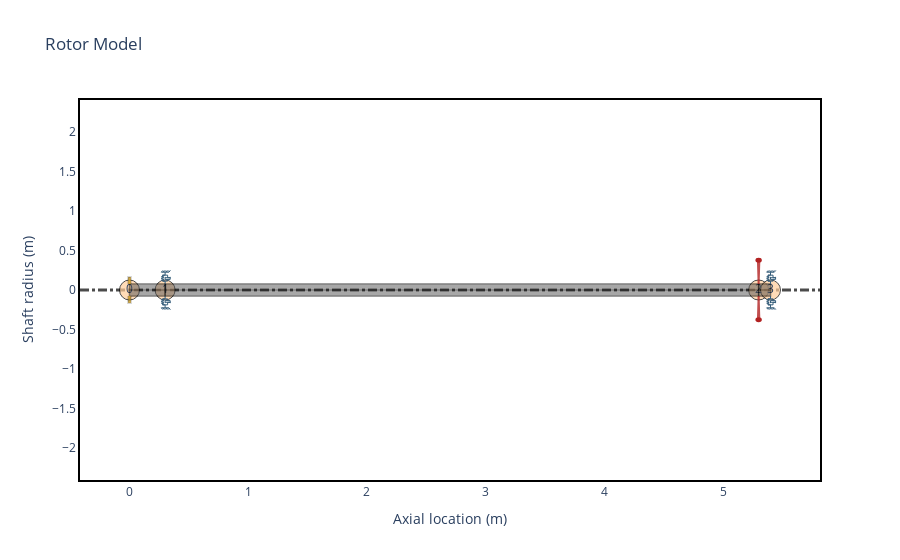

The cell this chart's notebook holds for it:
### Markdown cell above
#### 2.1.3 Creating the driven rotor

### Code cell
# Creating rotor 2

L2 = [0.3, 5, 0.1]
d2 = [0.15, 0.15, 0.15]
shaft2 = [
    rs.ShaftElement(
        L=L2[i],
        idl=0.0,
        odl=d2[i],
        material=material,
        shear_effects=True,
        rotary_inertia=True,
        gyroscopic=True,
    )
    for i in range(len(L2))
]

base_radius = 0.03567
gear2 = rs.GearElement(
    n=0,
    m=5,
    Id=0.002,
    Ip=0.004,
    base_diameter=base_radius * 2,
    pressure_angle=pressure_angle,
)
turbine = rs.DiskElement(n=2, m=7.45, Id=0.0745, Ip=0.149)

bearing3 = rs.BearingElement(n=1, kxx=10.1e6, kyy=41.6e6, cxx=3e3)
bearing4 = rs.BearingElement(n=3, kxx=10.1e6, kyy=41.6e6, cxx=3e3)

rotor2 = rs.Rotor(
    shaft2,
    [gear2, turbine],
    [bearing3, bearing4],
)

rotor2.plot_rotor()

### Figure 1 — Plotly figure (JSON) as saved in the notebook; plotly's stock layout.template omitted (floating-point values rounded to 4 significant figures)
{"data": [{"hoverinfo": "none", "marker": {"color": "#ffcc99", "line": {"color": "black", "width": 1}, "opacity": 0.7, "size": 20}, "mode": "markers+text", "showlegend": false, "text": ["0", "1", "2", "3"], "type": "scatter", "x": [0, 0.3, 5.3, 5.4], "y": [0, 0, 0, 0]}, {"customdata": [[0, 0.15, 0, 0.15, 0, 0.3, "mat_steel"], [0, 0.15, 0, 0.15, 0, 0.3, "mat_steel"], [0, 0.15, 0, 0.15, 0, 0.3, "mat_steel"], [0, 0.15, 0, 0.15, 0, 0.3, "mat_steel"], [0, 0.15, 0, 0.15, 0, 0.3, "mat_steel"], [0, 0.15, 0, 0.15, 0, 0.3, "mat_steel"], [0, 0.15, 0, 0.15, 0, 0.3, "mat_steel"], [0, 0.15, 0, 0.15, 0, 0.3, "mat_steel"], [0, 0.15, 0, 0.15, 0, 0.3, "mat_steel"], [0, 0.15, 0, 0.15, 0, 0.3, "mat_steel"]], "fill": "toself", "fillcolor": "#525252", "hoverinfo": "text", "hoverlabel": {"bgcolor": "#525252"}, "hoveron": "points+fills", "hovertemplate": "Element Number: 0<br>Left Outer Diameter: 0.15 m<br>Left Inner Diameter: 0.0 m<br>Right Outer Diameter: 0.15 m<br>Right Inner Diameter: 0.0 m<br>Element Length: 0.3 m<br>Material: mat_steel<br>", "legendgroup": "Shaft", "line": {"color": "black", "width": 1.5}, "mode": "lines", "name": "Shaft Element 0", "opacity": 0.5, "showlegend": false, "text": "Element Number: 0<br>Left Outer Diameter: 0.15 m<br>Left Inner Diameter: 0.0 m<br>Right Outer Diameter: 0.15 m<br>Right Inner Diameter: 0.0 m<br>Element Length: 0.3 m<br>Material: mat_steel<br>", "type": "scatter", "x": [0, 0, 0.3, 0.3, 0, 0, 0, 0.3, 0.3, 0], "y": [0, 0.075, 0.075, 0, 0, 0, -0.075, -0.075, 0, 0]}, {"customdata": [[1, 0.15, 0, 0.15, 0, 5, "mat_steel"], [1, 0.15, 0, 0.15, 0, 5, "mat_steel"], [1, 0.15, 0, 0.15, 0, 5, "mat_steel"], [1, 0.15, 0, 0.15, 0, 5, "mat_steel"], [1, 0.15, 0, 0.15, 0, 5, "mat_steel"], [1, 0.15, 0, 0.15, 0, 5, "mat_steel"], [1, 0.15, 0, 0.15, 0, 5, "mat_steel"], [1, 0.15, 0, 0.15, 0, 5, "mat_steel"], [1, 0.15, 0, 0.15, 0, 5, "mat_steel"], [1, 0.15, 0, 0.15, 0, 5, "mat_steel"]], "fill": "toself", "fillcolor": "#525252", "hoverinfo": "text", "hoverlabel": {"bgcolor": "#525252"}, "hoveron": "points+fills", "hovertemplate": "Element Number: 1<br>Left Outer Diameter: 0.15 m<br>Left Inner Diameter: 0.0 m<br>Right Outer Diameter: 0.15 m<br>Right Inner Diameter: 0.0 m<br>Element Length: 5.0 m<br>Material: mat_steel<br>", "legendgroup": "Shaft", "line": {"color": "black", "width": 1.5}, "mode": "lines", "name": "Shaft Element 1", "opacity": 0.5, "showlegend": false, "text": "Element Number: 1<br>Left Outer Diameter: 0.15 m<br>Left Inner Diameter: 0.0 m<br>Right Outer Diameter: 0.15 m<br>Right Inner Diameter: 0.0 m<br>Element Length: 5.0 m<br>Material: mat_steel<br>", "type": "scatter", "x": [0.3, 0.3, 5.3, 5.3, 0.3, 0.3, 0.3, 5.3, 5.3, 0.3], "y": [0, 0.075, 0.075, 0, 0, 0, -0.075, -0.075, 0, 0]}, {"customdata": [[2, 0.15, 0, 0.15, 0, 0.1, "mat_steel"], [2, 0.15, 0, 0.15, 0, 0.1, "mat_steel"], [2, 0.15, 0, 0.15, 0, 0.1, "mat_steel"], [2, 0.15, 0, 0.15, 0, 0.1, "mat_steel"], [2, 0.15, 0, 0.15, 0, 0.1, "mat_steel"], [2, 0.15, 0, 0.15, 0, 0.1, "mat_steel"], [2, 0.15, 0, 0.15, 0, 0.1, "mat_steel"], [2, 0.15, 0, 0.15, 0, 0.1, "mat_steel"], [2, 0.15, 0, 0.15, 0, 0.1, "mat_steel"], [2, 0.15, 0, 0.15, 0, 0.1, "mat_steel"]], "fill": "toself", "fillcolor": "#525252", "hoverinfo": "text", "hoverlabel": {"bgcolor": "#525252"}, "hoveron": "points+fills", "hovertemplate": "Element Number: 2<br>Left Outer Diameter: 0.15 m<br>Left Inner Diameter: 0.0 m<br>Right Outer Diameter: 0.15 m<br>Right Inner Diameter: 0.0 m<br>Element Length: 0.1 m<br>Material: mat_steel<br>", "legendgroup": "Shaft", "line": {"color": "black", "width": 1.5}, "mode": "lines", "name": "Shaft Element 2", "opacity": 0.5, "showlegend": false, "text": "Element Number: 2<br>Left Outer Diameter: 0.15 m<br>Left Inner Diameter: 0.0 m<br>Right Outer Diameter: 0.15 m<br>Right Inner Diameter: 0.0 m<br>Element Length: 0.1 m<br>Material: mat_steel<br>", "type": "scatter", "x": [5.3, 5.3, 5.4, 5.4, 5.3, 5.3, 5.3, 5.4, 5.4, 5.3], "y": [0, 0.075, 0.075, 0, 0, 0, -0.075, -0.075, 0, 0]}, {"customdata": [[0, 0.004, 0.002, 5, 0.07134], [0, 0.004, 0.002, 5, 0.07134], [0, 0.004, 0.002, 5, 0.07134], [0, 0.004, 0.002, 5, 0.07134], [0, 0.004, 0.002, 5, 0.07134], [0, 0.004, 0.002, 5, 0.07134], [0, 0.004, 0.002, 5, 0.07134], [0, 0.004, 0.002, 5, 0.07134], [0, 0.004, 0.002, 5, 0.07134]], "fill": "toself", "fillcolor": "Goldenrod", "fillpattern": {"bgcolor": "Goldenrod", "fgcolor": "rgba(0, 0, 0, 0.2)", "shape": "/"}, "hoverinfo": "text", "hoverlabel": {"bgcolor": "Goldenrod"}, "hoveron": "points+fills", "hovertemplate": "Gear Node: 0<br>Polar Inertia: 4.000e-03<br>Diametral Inertia: 2.000e-03<br>Gear Mass: 5.000<br>Gear Base Diam.: 0.071<br>", "legendgroup": "gears", "line": {"color": "rgba(0, 0, 0, 0.2)", "width": 2}, "mode": "lines", "name": "Gear 0", "opacity": 0.8, "showlegend": false, "text": "Gear Node: 0<br>Polar Inertia: 4.000e-03<br>Diametral Inertia: 2.000e-03<br>Gear Mass: 5.000<br>Gear Base Diam.: 0.071<br>", "type": "scatter", "x": [0.012, 0.012, -0.012, -0.012, null, 0.012, 0.012, -0.012, -0.012], "y": [0.075, 0.1642, 0.1642, 0.075, null, -0.075, -0.1642, -0.1642, -0.075]}, {"customdata": [[2, 0.149, 0.0745, 7.45], [2, 0.149, 0.0745, 7.45], [2, 0.149, 0.0745, 7.45], [2, 0.149, 0.0745, 7.45], [2, 0.149, 0.0745, 7.45], [2, 0.149, 0.0745, 7.45], [2, 0.149, 0.0745, 7.45], [2, 0.149, 0.0745, 7.45], [2, 0.149, 0.0745, 7.45]], "fill": "toself", "fillcolor": "Firebrick", "hoverinfo": "text", "hoverlabel": {"bgcolor": "Firebrick"}, "hoveron": "points+fills", "hovertemplate": "Disk Node: 2<br>Polar Inertia: 1.490e-01<br>Diametral Inertia: 7.450e-02<br>Disk mass: 7.450<br>", "legendgroup": "disks", "line": {"color": "Firebrick", "width": 2}, "mode": "lines", "name": "Disk 1", "opacity": 0.8, "showlegend": false, "text": "Disk Node: 2<br>Polar Inertia: 1.490e-01<br>Diametral Inertia: 7.450e-02<br>Disk mass: 7.450<br>", "type": "scatter", "x": [5.3, 5.306, 5.294, 5.3, null, 5.3, 5.306, 5.294, 5.3], "y": [0.075, 0.375, 0.375, 0.075, null, -0.075, -0.375, -0.375, -0.075]}, {"hoverinfo": "none", "legendgroup": "bearings", "line": {"color": "#355d7a", "width": 1}, "mode": "lines", "name": "Bearing 0", "showlegend": false, "type": "scatter", "x": [0.3, 0.3, 0.2786, 0.3214], "y": [0.075, 0.1125, 0.1125, 0.1125]}, {"hoverinfo": "none", "legendgroup": "bearings", "line": {"color": "#355d7a", "width": 1}, "mode": "lines", "name": "Bearing 0", "showlegend": false, "type": "scatter", "x": [0.3, 0.3, 0.2786, 0.3214], "y": [-0.075, -0.1125, -0.1125, -0.1125]}, {"hoverinfo": "none", "legendgroup": "bearings", "line": {"color": "#355d7a", "width": 1}, "mode": "lines", "name": "Bearing 0", "showlegend": false, "type": "scatter", "x": [0.3, 0.3, 0.2786, 0.3214], "y": [0.225, 0.1875, 0.1875, 0.1875]}, {"hoverinfo": "none", "legendgroup": "bearings", "line": {"color": "#355d7a", "width": 1}, "mode": "lines", "name": "Bearing 0", "showlegend": false, "type": "scatter", "x": [0.3, 0.3, 0.2786, 0.3214], "y": [-0.225, -0.1875, -0.1875, -0.1875]}, {"hoverinfo": "none", "legendgroup": "bearings", "line": {"color": "#355d7a", "width": 1}, "mode": "lines", "name": "Bearing 0", "showlegend": false, "type": "scatter", "x": [0.2679, 0.3321], "y": [0.225, 0.225]}, {"hoverinfo": "none", "legendgroup": "bearings", "line": {"color": "#355d7a", "width": 1}, "mode": "lines", "name": "Bearing 0", "showlegend": false, "type": "scatter", "x": [0.2679, 0.3321], "y": [-0.225, -0.225]}, {"hoverinfo": "none", "legendgroup": "bearings", "line": {"color": "#355d7a", "width": 1}, "mode": "lines", "name": "Bearing 0", "showlegend": false, "type": "scatter", "x": [0.2679, 0.2807], "y": [0.225, 0.2475]}, {"hoverinfo": "none", "legendgroup": "bearings", "line": {"color": "#355d7a", "width": 1}, "mode": "lines", "name": "Bearing 0", "showlegend": false, "type": "scatter", "x": [0.2679, 0.2807], "y": [-0.225, -0.2475]}, {"hoverinfo": "none", "legendgroup": "bearings", "line": {"color": "#355d7a", "width": 1}, "mode": "lines", "name": "Bearing 0", "showlegend": false, "type": "scatter", "x": [0.2807, 0.2936], "y": [0.225, 0.2475]}, {"hoverinfo": "none", "legendgroup": "bearings", "line": {"color": "#355d7a", "width": 1}, "mode": "lines", "name": "Bearing 0", "showlegend": false, "type": "scatter", "x": [0.2807, 0.2936], "y": [-0.225, -0.2475]}, {"hoverinfo": "none", "legendgroup": "bearings", "line": {"color": "#355d7a", "width": 1}, "mode": "lines", "name": "Bearing 0", "showlegend": false, "type": "scatter", "x": [0.2936, 0.3064], "y": [0.225, 0.2475]}, {"hoverinfo": "none", "legendgroup": "bearings", "line": {"color": "#355d7a", "width": 1}, "mode": "lines", "name": "Bearing 0", "showlegend": false, "type": "scatter", "x": [0.2936, 0.3064], "y": [-0.225, -0.2475]}, {"hoverinfo": "none", "legendgroup": "bearings", "line": {"color": "#355d7a", "width": 1}, "mode": "lines", "name": "Bearing 0", "showlegend": false, "type": "scatter", "x": [0.3064, 0.3193], "y": [0.225, 0.2475]}, {"hoverinfo": "none", "legendgroup": "bearings", "line": {"color": "#355d7a", "width": 1}, "mode": "lines", "name": "Bearing 0", "showlegend": false, "type": "scatter", "x": [0.3064, 0.3193], "y": [-0.225, -0.2475]}, {"hoverinfo": "none", "legendgroup": "bearings", "line": {"color": "#355d7a", "width": 1}, "mode": "lines", "name": "Bearing 0", "showlegend": false, "type": "scatter", "x": [0.3193, 0.3321], "y": [0.225, 0.2475]}, {"hoverinfo": "none", "legendgroup": "bearings", "line": {"color": "#355d7a", "width": 1}, "mode": "lines", "name": "Bearing 0", "showlegend": false, "type": "scatter", "x": [0.3193, 0.3321], "y": [-0.225, -0.2475]}, {"hoverinfo": "none", "legendgroup": "bearings", "line": {"color": "#355d7a", "width": 1}, "mode": "lines", "name": "Bearing 0", "showlegend": false, "type": "scatter", "x": [0.3321, 0.345], "y": [0.225, 0.2475]}, {"hoverinfo": "none", "legendgroup": "bearings", "line": {"color": "#355d7a", "width": 1}, "mode": "lines", "name": "Bearing 0", "showlegend": false, "type": "scatter", "x": [0.3321, 0.345], "y": [-0.225, -0.2475]}, {"hoverinfo": "none", "legendgroup": "bearings", "line": {"color": "#355d7a", "width": 1}, "mode": "lines", "name": "Bearing 0", "showlegend": false, "type": "scatter", "x": [0.2786, 0.2786, 0.2679, 0.2893, 0.2679, 0.2893, 0.2679, 0.2893, 0.2786, 0.2786], "y": [0.1125, 0.1232, 0.1232, 0.1339, 0.1446, 0.1554, 0.1661, 0.1768, 0.1768, 0.1875]}, {"hoverinfo": "none", "legendgroup": "bearings", "line": {"color": "#355d7a", "width": 1}, "mode": "lines", "name": "Bearing 0", "showlegend": false, "type": "scatter", "x": [0.2786, 0.2786, 0.2679, 0.2893, 0.2679, 0.2893, 0.2679, 0.2893, 0.2786, 0.2786], "y": [-0.1125, -0.1232, -0.1232, -0.1339, -0.1446, -0.1554, -0.1661, -0.1768, -0.1768, -0.1875]}, {"hoverinfo": "none", "legendgroup": "bearings", "line": {"color": "#355d7a", "width": 1}, "mode": "lines", "name": "Bearing 0", "showlegend": false, "type": "scatter", "x": [0.3214, 0.3214], "y": [0.1125, 0.1339]}, {"hoverinfo": "none", "legendgroup": "bearings", "line": {"color": "#355d7a", "width": 1}, "mode": "lines", "name": "Bearing 0", "showlegend": false, "type": "scatter", "x": [0.3214, 0.3214], "y": [-0.1125, -0.1339]}, {"hoverinfo": "none", "legendgroup": "bearings", "line": {"color": "#355d7a", "width": 1}, "mode": "lines", "name": "Bearing 0", "showlegend": false, "type": "scatter", "x": [0.3, 0.3, 0.3429, 0.3429], "y": [0.1661, 0.1339, 0.1339, 0.1661]}, {"hoverinfo": "none", "legendgroup": "bearings", "line": {"color": "#355d7a", "width": 1}, "mode": "lines", "name": "Bearing 0", "showlegend": false, "type": "scatter", "x": [0.3, 0.3, 0.3429, 0.3429], "y": [-0.1661, -0.1339, -0.1339, -0.1661]}, {"hoverinfo": "none", "legendgroup": "bearings", "line": {"color": "#355d7a", "width": 1}, "mode": "lines", "name": "Bearing 0", "showlegend": false, "type": "scatter", "x": [0.3, 0.3429, 0.3214, 0.3214], "y": [0.1554, 0.1554, 0.1554, 0.1875]}, {"hoverinfo": "none", "legendgroup": "bearings", "line": {"color": "#355d7a", "width": 1}, "mode": "lines", "name": "Bearing 0", "showlegend": false, "type": "scatter", "x": [0.3, 0.3429, 0.3214, 0.3214], "y": [-0.1554, -0.1554, -0.1554, -0.1875]}, {"hoverinfo": "none", "legendgroup": "bearings", "line": {"color": "#355d7a", "width": 1}, "mode": "lines", "name": "Bearing 1", "showlegend": false, "type": "scatter", "x": [5.4, 5.4, 5.379, 5.421], "y": [0.075, 0.1125, 0.1125, 0.1125]}, {"hoverinfo": "none", "legendgroup": "bearings", "line": {"color": "#355d7a", "width": 1}, "mode": "lines", "name": "Bearing 1", "showlegend": false, "type": "scatter", "x": [5.4, 5.4, 5.379, 5.421], "y": [-0.075, -0.1125, -0.1125, -0.1125]}, {"hoverinfo": "none", "legendgroup": "bearings", "line": {"color": "#355d7a", "width": 1}, "mode": "lines", "name": "Bearing 1", "showlegend": false, "type": "scatter", "x": [5.4, 5.4, 5.379, 5.421], "y": [0.225, 0.1875, 0.1875, 0.1875]}, {"hoverinfo": "none", "legendgroup": "bearings", "line": {"color": "#355d7a", "width": 1}, "mode": "lines", "name": "Bearing 1", "showlegend": false, "type": "scatter", "x": [5.4, 5.4, 5.379, 5.421], "y": [-0.225, -0.1875, -0.1875, -0.1875]}, {"hoverinfo": "none", "legendgroup": "bearings", "line": {"color": "#355d7a", "width": 1}, "mode": "lines", "name": "Bearing 1", "showlegend": false, "type": "scatter", "x": [5.368, 5.432], "y": [0.225, 0.225]}, {"hoverinfo": "none", "legendgroup": "bearings", "line": {"color": "#355d7a", "width": 1}, "mode": "lines", "name": "Bearing 1", "showlegend": false, "type": "scatter", "x": [5.368, 5.432], "y": [-0.225, -0.225]}, {"hoverinfo": "none", "legendgroup": "bearings", "line": {"color": "#355d7a", "width": 1}, "mode": "lines", "name": "Bearing 1", "showlegend": false, "type": "scatter", "x": [5.368, 5.381], "y": [0.225, 0.2475]}, {"hoverinfo": "none", "legendgroup": "bearings", "line": {"color": "#355d7a", "width": 1}, "mode": "lines", "name": "Bearing 1", "showlegend": false, "type": "scatter", "x": [5.368, 5.381], "y": [-0.225, -0.2475]}, {"hoverinfo": "none", "legendgroup": "bearings", "line": {"color": "#355d7a", "width": 1}, "mode": "lines", "name": "Bearing 1", "showlegend": false, "type": "scatter", "x": [5.381, 5.394], "y": [0.225, 0.2475]}, {"hoverinfo": "none", "legendgroup": "bearings", "line": {"color": "#355d7a", "width": 1}, "mode": "lines", "name": "Bearing 1", "showlegend": false, "type": "scatter", "x": [5.381, 5.394], "y": [-0.225, -0.2475]}, {"hoverinfo": "none", "legendgroup": "bearings", "line": {"color": "#355d7a", "width": 1}, "mode": "lines", "name": "Bearing 1", "showlegend": false, "type": "scatter", "x": [5.394, 5.406], "y": [0.225, 0.2475]}, {"hoverinfo": "none", "legendgroup": "bearings", "line": {"color": "#355d7a", "width": 1}, "mode": "lines", "name": "Bearing 1", "showlegend": false, "type": "scatter", "x": [5.394, 5.406], "y": [-0.225, -0.2475]}, {"hoverinfo": "none", "legendgroup": "bearings", "line": {"color": "#355d7a", "width": 1}, "mode": "lines", "name": "Bearing 1", "showlegend": false, "type": "scatter", "x": [5.406, 5.419], "y": [0.225, 0.2475]}, {"hoverinfo": "none", "legendgroup": "bearings", "line": {"color": "#355d7a", "width": 1}, "mode": "lines", "name": "Bearing 1", "showlegend": false, "type": "scatter", "x": [5.406, 5.419], "y": [-0.225, -0.2475]}, {"hoverinfo": "none", "legendgroup": "bearings", "line": {"color": "#355d7a", "width": 1}, "mode": "lines", "name": "Bearing 1", "showlegend": false, "type": "scatter", "x": [5.419, 5.432], "y": [0.225, 0.2475]}, {"hoverinfo": "none", "legendgroup": "bearings", "line": {"color": "#355d7a", "width": 1}, "mode": "lines", "name": "Bearing 1", "showlegend": false, "type": "scatter", "x": [5.419, 5.432], "y": [-0.225, -0.2475]}, {"hoverinfo": "none", "legendgroup": "bearings", "line": {"color": "#355d7a", "width": 1}, "mode": "lines", "name": "Bearing 1", "showlegend": false, "type": "scatter", "x": [5.432, 5.445], "y": [0.225, 0.2475]}, {"hoverinfo": "none", "legendgroup": "bearings", "line": {"color": "#355d7a", "width": 1}, "mode": "lines", "name": "Bearing 1", "showlegend": false, "type": "scatter", "x": [5.432, 5.445], "y": [-0.225, -0.2475]}, {"hoverinfo": "none", "legendgroup": "bearings", "line": {"color": "#355d7a", "width": 1}, "mode": "lines", "name": "Bearing 1", "showlegend": false, "type": "scatter", "x": [5.379, 5.379, 5.368, 5.389, 5.368, 5.389, 5.368, 5.389, 5.379, 5.379], "y": [0.1125, 0.1232, 0.1232, 0.1339, 0.1446, 0.1554, 0.1661, 0.1768, 0.1768, 0.1875]}, {"hoverinfo": "none", "legendgroup": "bearings", "line": {"color": "#355d7a", "width": 1}, "mode": "lines", "name": "Bearing 1", "showlegend": false, "type": "scatter", "x": [5.379, 5.379, 5.368, 5.389, 5.368, 5.389, 5.368, 5.389, 5.379, 5.379], "y": [-0.1125, -0.1232, -0.1232, -0.1339, -0.1446, -0.1554, -0.1661, -0.1768, -0.1768, -0.1875]}, {"hoverinfo": "none", "legendgroup": "bearings", "line": {"color": "#355d7a", "width": 1}, "mode": "lines", "name": "Bearing 1", "showlegend": false, "type": "scatter", "x": [5.421, 5.421], "y": [0.1125, 0.1339]}, {"hoverinfo": "none", "legendgroup": "bearings", "line": {"color": "#355d7a", "width": 1}, "mode": "lines", "name": "Bearing 1", "showlegend": false, "type": "scatter", "x": [5.421, 5.421], "y": [-0.1125, -0.1339]}, {"hoverinfo": "none", "legendgroup": "bearings", "line": {"color": "#355d7a", "width": 1}, "mode": "lines", "name": "Bearing 1", "showlegend": false, "type": "scatter", "x": [5.4, 5.4, 5.443, 5.443], "y": [0.1661, 0.1339, 0.1339, 0.1661]}, {"hoverinfo": "none", "legendgroup": "bearings", "line": {"color": "#355d7a", "width": 1}, "mode": "lines", "name": "Bearing 1", "showlegend": false, "type": "scatter", "x": [5.4, 5.4, 5.443, 5.443], "y": [-0.1661, -0.1339, -0.1339, -0.1661]}, {"hoverinfo": "none", "legendgroup": "bearings", "line": {"color": "#355d7a", "width": 1}, "mode": "lines", "name": "Bearing 1", "showlegend": false, "type": "scatter", "x": [5.4, 5.443, 5.421, 5.421], "y": [0.1554, 0.1554, 0.1554, 0.1875]}, {"hoverinfo": "none", "legendgroup": "bearings", "line": {"color": "#355d7a", "width": 1}, "mode": "lines", "name": "Bearing 1", "showlegend": false, "type": "scatter", "x": [5.4, 5.443, 5.421, 5.421], "y": [-0.1554, -0.1554, -0.1554, -0.1875]}], "layout": {"shapes": [{"layer": "below", "line": {"color": "black", "dash": "dashdot", "width": 3}, "opacity": 0.7, "type": "line", "x0": 0, "x1": 1, "xref": "paper", "y0": 0, "y1": 0, "yref": "y"}, {"fillcolor": "Firebrick", "line": {"color": "Firebrick"}, "type": "circle", "x0": 5.281, "x1": 5.319, "xref": "x", "y0": 0.3563, "y1": 0.3937, "yref": "y"}, {"fillcolor": "Firebrick", "line": {"color": "Firebrick"}, "type": "circle", "x0": 5.281, "x1": 5.319, "xref": "x", "y0": -0.3937, "y1": -0.3563, "yref": "y"}], "title": {"text": "Rotor Model"}, "xaxis": {"mirror": true, "scaleanchor": "y", "scaleratio": 1.5, "showgrid": false, "title": {"text": "Axial location (m)"}}, "yaxis": {"mirror": true, "showgrid": false, "title": {"text": "Shaft radius (m)"}}}}
